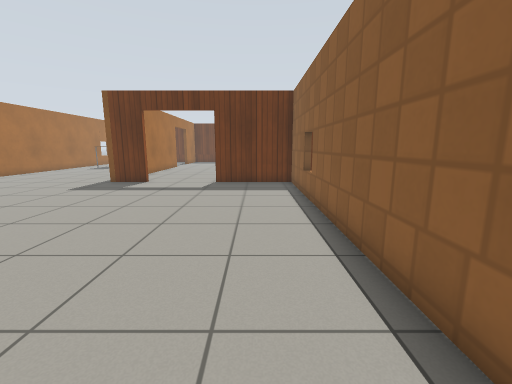
View 1 (above)

21 first-person views from a walk through a Gazebo world. The camera is 1 m above the floor, tilts 10° down and sees 90° across. Floor lines are 1 m apart. The floor is counted in squares, 0.5 m on a side. Each view is taken from the middle of a square. On the plan, view 1 faces up. The plan holds only what a view shows up to about 16 squares ahead; the rest is blank. Gazebo's built-in surfaces are drawn with simple patterns.

View 2
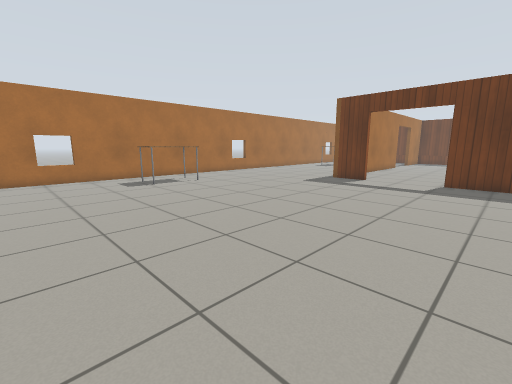

View 3
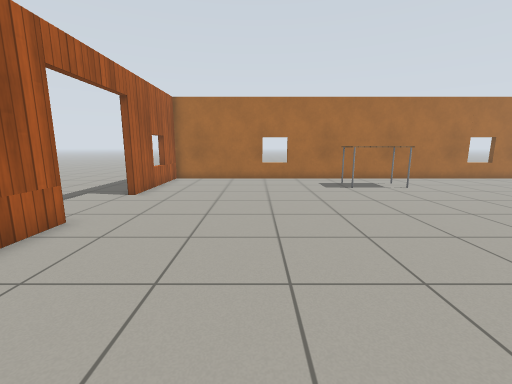

View 4
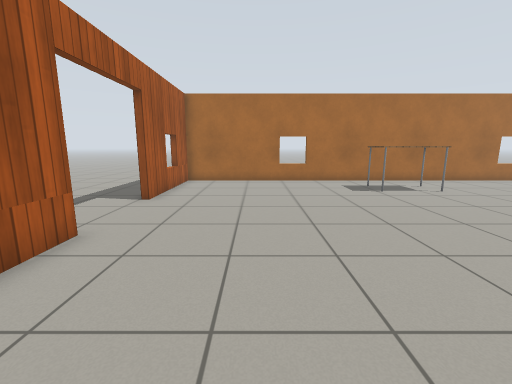

View 5
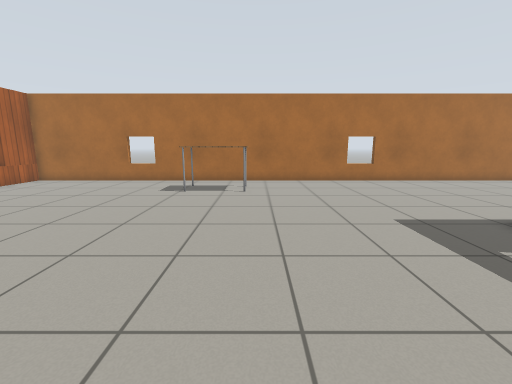

View 6
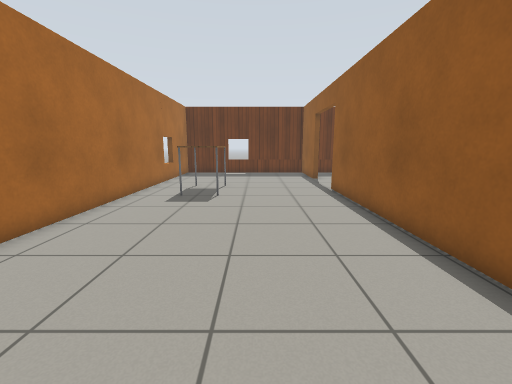

View 7
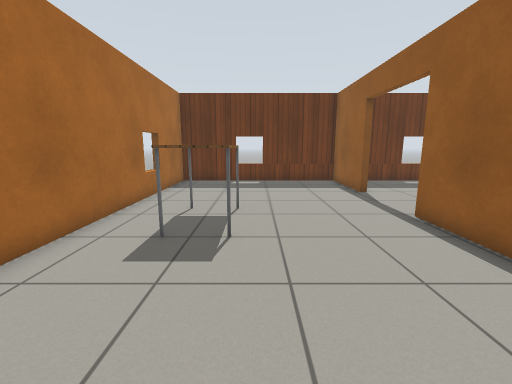

View 8
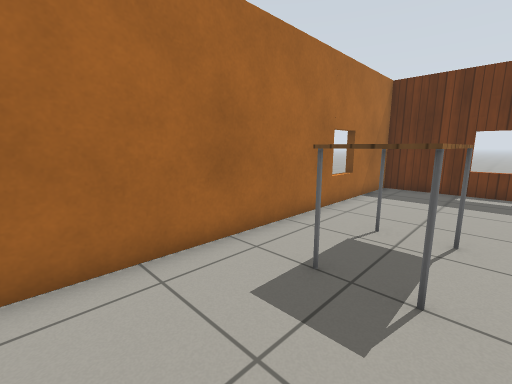

View 9
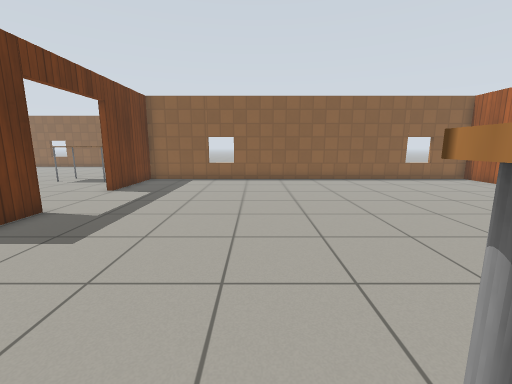

View 10
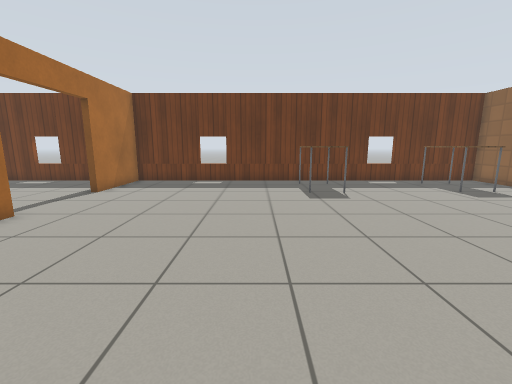

View 11
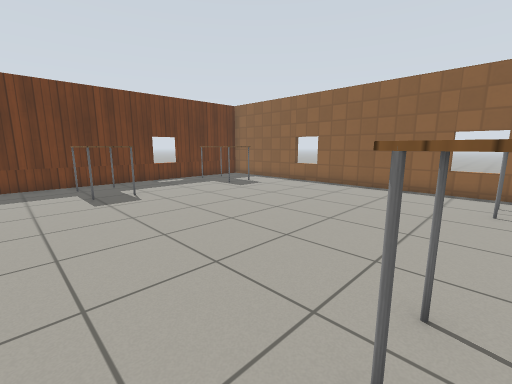

View 12
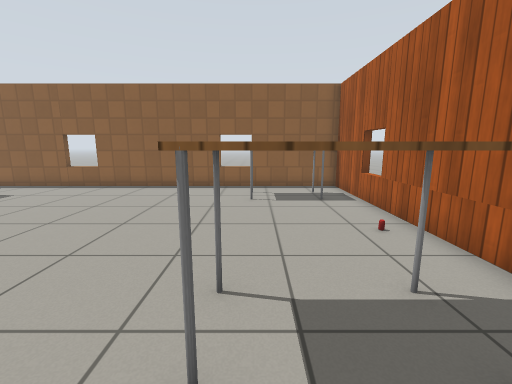

View 13
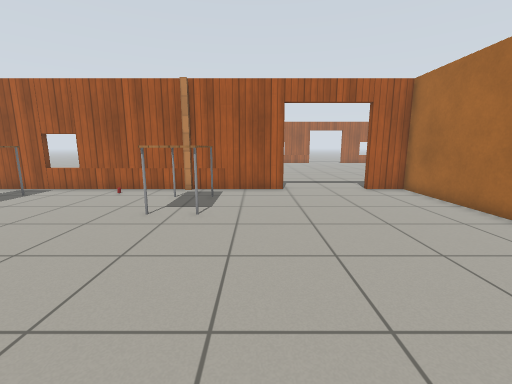

View 14
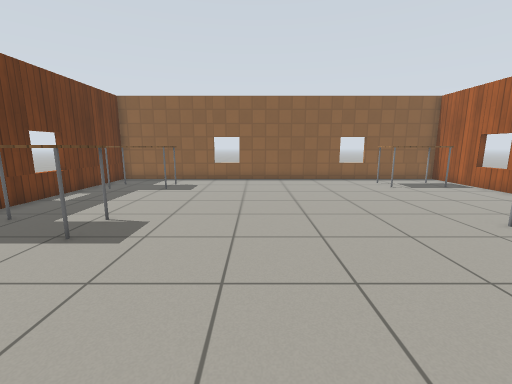

View 15
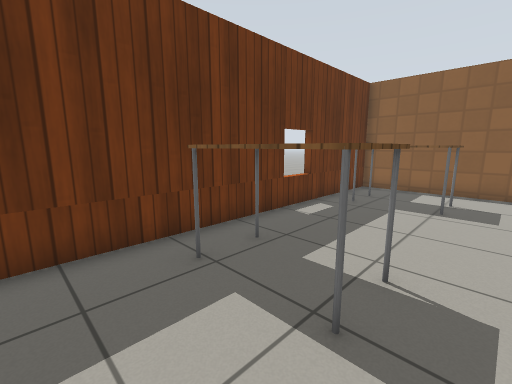

View 16
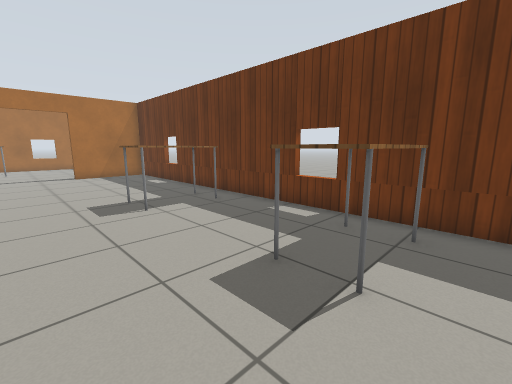

View 17
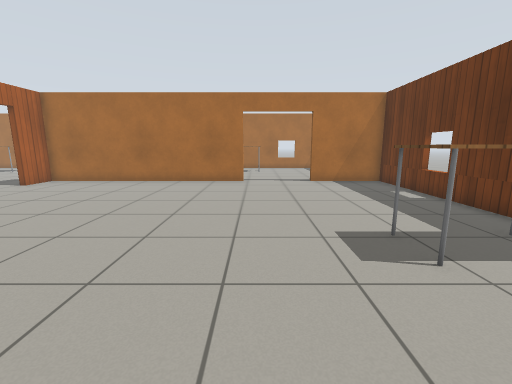

View 18
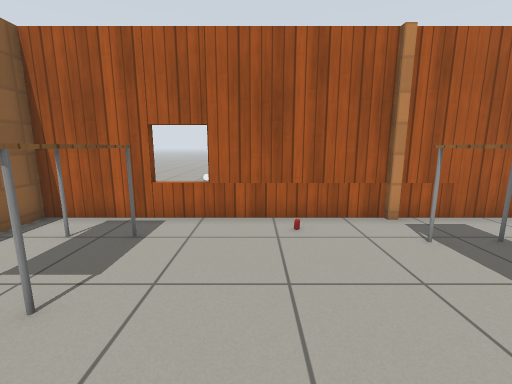

View 19
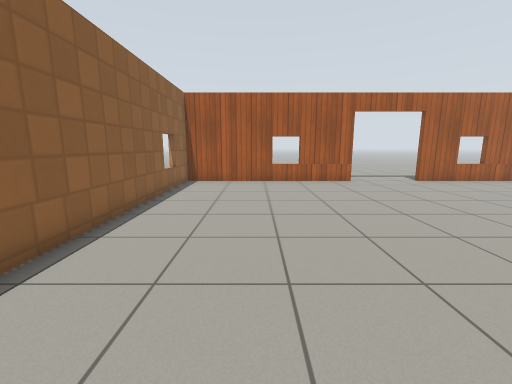

View 20
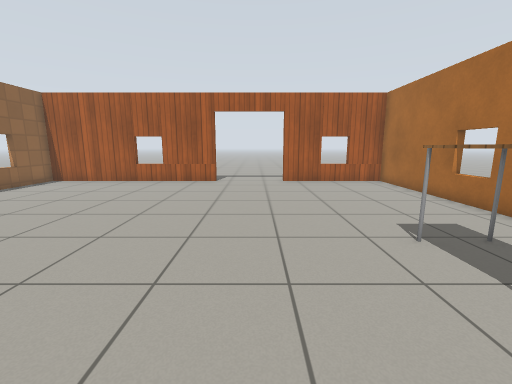

View 21
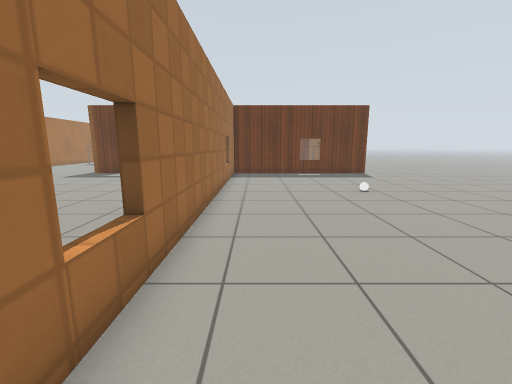

### Floor plan
Ten units are one square. View 1 is at (0, 0); x grows to the right and y downward. Boxes are objects, and circles mark ways between rooms. Rooms are numbered by the first view taken in them; rooms with no view inside come last. Other rooms are left out.
<svg viewBox="-183 -348 308 404">
<path fill="none" stroke="#000" d="M-63 -146 -84 -146M-84 -174 -84 -262M-172 -20 -178 -20M-178 -4 -172 -4M-76 51 20 51 20 -146 -23 -146M-84 -302 -84 -343 -174 -343 -174 51 -116 51M-172 -307 -178 -307M22 -149 120 -149 120 -343 -81 -343 -81 -301M-81 -264 -81 -149 -63 -149M-23 -149 21 -149M23 -115 23 36"/>
<rect x="-155" y="-75" width="20" height="30" fill="#bbb"><title>table</title></rect>
<rect x="-155" y="-275" width="20" height="30" fill="#bbb"><title>table</title></rect>
<rect x="5" y="-195" width="20" height="30" fill="#bbb"><title>table</title></rect>
<rect x="15" y="-335" width="20" height="40" fill="#bbb"><title>table</title></rect>
<rect x="45" y="-165" width="10" height="10" fill="#bbb"><title>other object</title></rect>
<rect x="75" y="-335" width="20" height="40" fill="#bbb"><title>table</title></rect>
<rect x="85" y="-195" width="20" height="30" fill="#bbb"><title>table</title></rect>
<rect x="85" y="-75" width="10" height="10" fill="#bbb"><title>other object</title></rect>
<circle cx="-45" cy="-150" r="3" fill="#2a7"/>
<circle cx="-80" cy="-285" r="3" fill="#2a7"/>
<circle cx="-95" cy="50" r="3" fill="#2a7"/>
<text x="-100" y="-110">1</text>
<text x="20" y="-250">2</text>
<text x="30" y="-100">3</text>
</svg>
Room 1 opens to room 2. Room 1 opens to room 3.

Where each view was taken, in squares from view 1:
view 1: 0 up, 0 right, facing up
view 2: 1 down, 0 right, facing up-left
view 3: 0 up, 1 left, facing left
view 4: 1 down, 2 left, facing left
view 5: 8 up, 2 left, facing left
view 6: 14 up, 12 left, facing up
view 7: 19 up, 13 left, facing up
view 8: 21 up, 13 left, facing up-left
view 9: 8 up, 14 left, facing right
view 10: 19 up, 1 left, facing up
view 11: 19 up, 1 left, facing up-right
view 12: 19 up, 1 left, facing right
view 13: 27 up, 1 left, facing down
view 14: 26 up, 4 left, facing right
view 15: 29 up, 1 left, facing up-right
view 16: 27 up, 11 right, facing up-left
view 17: 27 up, 7 right, facing left
view 18: 22 up, 6 right, facing down
view 19: 10 up, 2 left, facing down
view 20: 10 up, 10 left, facing down
view 21: 5 down, 4 right, facing up
